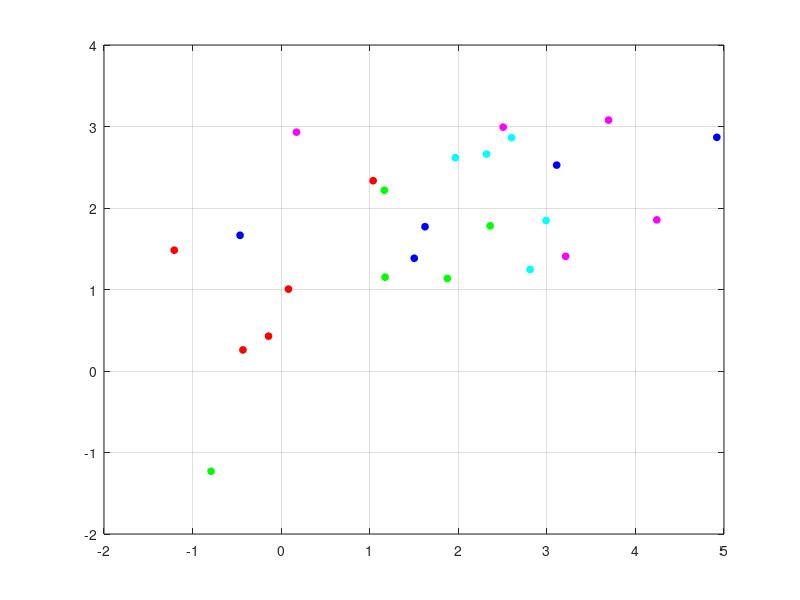

Recreate this plot in MATLAB.
clc 
clear all
close all
warning off all
%intento de generar m clases con n elementos
m=input('Indique la cantidad de clases \n');
cn=input('Indique la cantidad de elementos por clase \n');

for indice=1:1:m
    disp('clase');
    disp(indice);
    %cenx=input('Indique la coordenada x del centroide de la clase \n');
    %ceny=input('Indique la coordenada x del centroide de la clase \n');
    vx=randn(1,cn)+indice/2;
    vy=randn(1,cn)+indice/2;
    if(indice == 1)
        plot(vx(1,:),vy(1,:),'ro','MarkerFaceColor','r','MarkerSize',5);
        hold on
        grid on
    elseif(indice == 2)
        plot(vx(1,:),vy(1,:),'go','MarkerFaceColor','g','MarkerSize',5);
    elseif(indice == 3)
        plot(vx(1,:),vy(1,:),'bo','MarkerFaceColor','b','MarkerSize',5);
    elseif(indice == 4)
        plot(vx(1,:),vy(1,:),'co','MarkerFaceColor','c','MarkerSize',5);
    elseif(indice == 5)
        plot(vx(1,:),vy(1,:),'mo','MarkerFaceColor','m','MarkerSize',5);
    elseif(indice == 6)
        plot(vx(1,:),vy(1,:),'yo','MarkerFaceColor','y','MarkerSize',5);
    elseif(indice == 7)
        plot(vx(1,:),vy(1,:),'ko','MarkerFaceColor','k','MarkerSize',5);
    elseif(indice == 8)
        plot(vx(1,:),vy(1,:),'r+','MarkerFaceColor','r','MarkerSize',5);
    elseif(indice == 9)
        plot(vx(1,:),vy(1,:),'g+','MarkerFaceColor','g','MarkerSize',5);
    elseif(indice == 10)
        plot(vx(1,:),vy(1,:),'b+','MarkerFaceColor','b','MarkerSize',5);
    elseif(indice == 11)
        plot(vx(1,:),vy(1,:),'c+','MarkerFaceColor','c','MarkerSize',5);
    elseif(indice == 12)
        plot(vx(1,:),vy(1,:),'m+','MarkerFaceColor','m','MarkerSize',5);
    elseif(indice == 13)
        plot(vx(1,:),vy(1,:),'y+','MarkerFaceColor','y','MarkerSize',5);
    elseif(indice == 14)
        plot(vx(1,:),vy(1,:),'k+','MarkerFaceColor','k','MarkerSize',5);        
    elseif(indice == 15)
        plot(vx(1,:),vy(1,:),'r*','MarkerFaceColor','r','MarkerSize',5);
    elseif(indice == 16)
        plot(vx(1,:),vy(1,:),'g*','MarkerFaceColor','g','MarkerSize',5);
    elseif(indice == 17)
        plot(vx(1,:),vy(1,:),'b*','MarkerFaceColor','b','MarkerSize',5);
    elseif(indice == 18)
        plot(vx(1,:),vy(1,:),'c*','MarkerFaceColor','c','MarkerSize',5);
    elseif(indice == 19)
        plot(vx(1,:),vy(1,:),'m*','MarkerFaceColor','m','MarkerSize',5);
    elseif(indice == 20)
        plot(vx(1,:),vy(1,:),'y*','MarkerFaceColor','y','MarkerSize',5);
    elseif(indice == 21)
        plot(vx(1,:),vy(1,:),'k*','MarkerFaceColor','k','MarkerSize',5);
    elseif(indice == 22)
        plot(vx(1,:),vy(1,:),'r.','MarkerFaceColor','r','MarkerSize',5);
    elseif(indice == 23)
        plot(vx(1,:),vy(1,:),'g.','MarkerFaceColor','g','MarkerSize',5);
    elseif(indice == 24)
        plot(vx(1,:),vy(1,:),'b.','MarkerFaceColor','b','MarkerSize',5);
    elseif(indice == 25)
        plot(vx(1,:),vy(1,:),'c.','MarkerFaceColor','c','MarkerSize',5);
    elseif(indice == 26)
        plot(vx(1,:),vy(1,:),'m.','MarkerFaceColor','m','MarkerSize',5);
    elseif(indice == 28)
        plot(vx(1,:),vy(1,:),'y.','MarkerFaceColor','y','MarkerSize',5);
    elseif(indice == 29)
        plot(vx(1,:),vy(1,:),'k.','MarkerFaceColor','k','MarkerSize',5);        
    elseif(indice == 30)
        plot(vx(1,:),vy(1,:),'rx','MarkerFaceColor','r','MarkerSize',5);
    elseif(indice == 31)
        plot(vx(1,:),vy(1,:),'gx','MarkerFaceColor','g','MarkerSize',5);
    elseif(indice == 32)
        plot(vx(1,:),vy(1,:),'bx','MarkerFaceColor','b','MarkerSize',5);
    elseif(indice == 33)
        plot(vx(1,:),vy(1,:),'cx','MarkerFaceColor','c','MarkerSize',5);
    elseif(indice == 34)
        plot(vx(1,:),vy(1,:),'mx','MarkerFaceColor','m','MarkerSize',5);
    elseif(indice == 35)
        plot(vx(1,:),vy(1,:),'yx','MarkerFaceColor','y','MarkerSize',5);
    elseif(indice == 36)
        plot(vx(1,:),vy(1,:),'kx','MarkerFaceColor','k','MarkerSize',5);     
    elseif(indice == 37)
        plot(vx(1,:),vy(1,:),'r_','MarkerFaceColor','r','MarkerSize',5);
    elseif(indice == 38)
        plot(vx(1,:),vy(1,:),'g_','MarkerFaceColor','g','MarkerSize',5);
    elseif(indice == 39)
        plot(vx(1,:),vy(1,:),'b_','MarkerFaceColor','b','MarkerSize',5);
    elseif(indice == 40)
        plot(vx(1,:),vy(1,:),'c_','MarkerFaceColor','c','MarkerSize',5);
    elseif(indice == 41)
        plot(vx(1,:),vy(1,:),'m_','MarkerFaceColor','m','MarkerSize',5);
    elseif(indice == 42)
        plot(vx(1,:),vy(1,:),'y_','MarkerFaceColor','y','MarkerSize',5);
    elseif(indice == 43)
        plot(vx(1,:),vy(1,:),'k_','MarkerFaceColor','k','MarkerSize',5);        
    end
end

%Practica 3: Pedir al usuario generar n clases con n representantes por clase %
%pedir la ubicación del vector desconocido.
%Ubicación (x,y) del centroide de cada clase%
%Dispersion (x,y) por cada clase%
% Menu interactivo que practica quere selecciona para determinar la distancia.
%
%